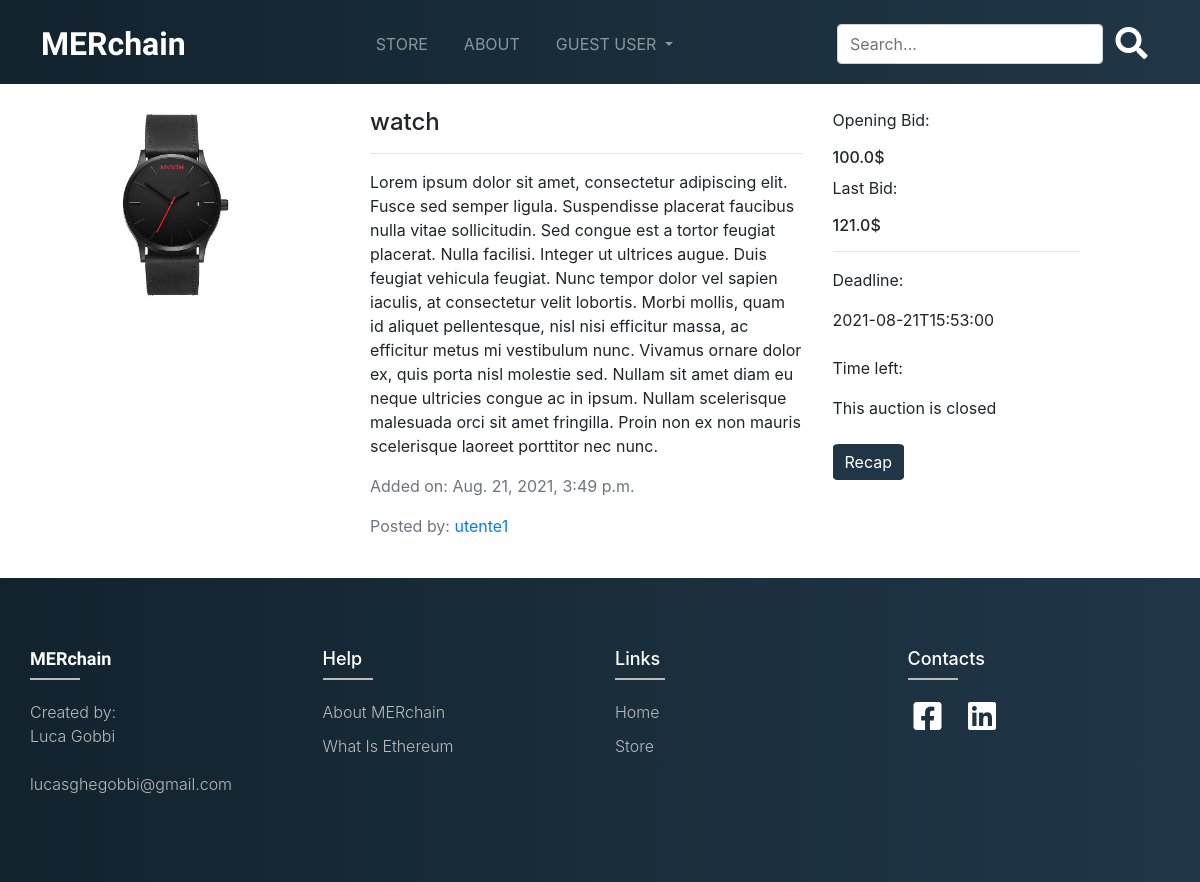
The app's page /product/36/ with its own data.
### store/models.py (models this page shows, shortened)
class Product(models.Model):
    user = models.ForeignKey(User, on_delete=models.CASCADE, default=None, related_name='user')
    name = models.CharField(max_length=200, null=True)
    price = models.FloatField(null=True, blank=True)
    lastBid = models.FloatField(default=0, blank=True)
    date_added = models.DateTimeField(auto_now_add=True)
    deadline = models.DateTimeField(auto_now_add=False, auto_now=False)
    description = models.CharField(max_length=5000, null=True)
    done = models.BooleanField(default=False)
    winner = models.ForeignKey(User, on_delete=models.CASCADE, related_name='winner', null=True, blank=True)
    image = models.ImageField(upload_to='product_imgs', default='default.png')
    hash = models.CharField(max_length=64, default=None, null=True)
    txId = models.CharField(max_length=66, default=None, null=True)

### store/views.py (the view)
# urls.py: path('product/<int:pk>/', v.product_view, name='product'),
def product_view(request, pk):
    product = get_object_or_404(Product, pk=pk)
    user = request.user
    form = BidForm(request.POST)
    if request.method == "POST":
        bid = request.POST.get('amount')
        if form.is_valid():
            form.save(commit=False)
            if not product.user == user:
                if product.lastBid == 0:
                    if float(bid) > product.price:
                        product.lastBid = bid
                        product.winner = user
                        product.save()
                        r.rpush(f"{product.name} - {product.user}", f"{date_time} - {product.winner} bids {product.lastBid}$")
                        messages.success(request, 'Your bid has been recorded!')
                        notify.send(request.user, recipient=product.user, verb=f'{request.user.username} has bid {bid}$ on your product: {product.name}', timestamp=now)
                    else:
                        messages.warning(request, 'You have to bid an higher amount than the opening bid!')
                else:
                    if float(bid) > product.lastBid:
                        product.lastBid = bid
                        product.winner = user
                        product.save()
                        r.rpush(f"{product.name} - {product.user}", f"{date_time} - {product.winner} bids {product.lastBid}$")
                        messages.success(request, 'Your bid has been recorded!')
                        notify.send(request.user, recipient=product.user, verb=f'{request.user.username} has bid {bid}$ on your product: {product.name}', timestamp=now)
                    else:
                        messages.warning(request, 'You have to bid an higher amount than the last bid recorded!')
            else:
                messages.warning(request, 'You cannot bid on your own products!')
    else:
        form = BidForm()
    context = {
        'product': product,
        'form': form,
        'notifications': notifications,
    }
    return render(request, 'store/product.html', context)

### store/forms.py
class BidForm(ModelForm):
    class Meta:
        model = Bid
        fields = ['amount']

### store/templates/store/product.html (shortened to what this page needs)
{% extends 'store/base.html' %}
{% load static %}
{% load crispy_forms_tags %}
{% block content %}
<div class="product-container">
    <div class="row my-4">
        <div class="col-lg-4">
            <img class="img-fluid" src="{{ product.image.url }}">
        </div>
        <div class="col-lg-5">
            <h4>{{ product.name }}</h4>
            <hr>
            <p>{{ product.description}}</p>
            <p class="text-muted">Added on: {{ product.date_added }}</p>
            <p class="text-muted">Posted by: <a href="{% url 'profile' id=product.user.id %}">{{ product.user }}</a></p>
        </div>
        <div class="col-lg-3">
            <p>Opening Bid:</p>
            <h6>{{ product.price }}$</h6>
            <p>Last Bid:</p>
            <h6>{{ product.lastBid }}$</h6>
            <hr>
            <p>Deadline: </p>
            <div id="event-box">{{ product.deadline|date:"c"}}</div><br>
            <p>Time left:</p>
            <div id="countdown-box" class="mt-3 p">
            </div>
            <br>
            {% if product.done %}
            <a href="{% url 'recap' pk=product.pk %}"><button type="button" class="btn btn-send" >
                Recap
            </button></a>
            {% else %}
            <button type="button" class="btn btn-send" data-toggle="modal" data-target="#exampleModalCenter">
                Make a Bid
            </button>
            {% endif %}
    </div>
</div>
</div>
{% endblock content %}

### store/templates/store/base.html (shortened to what this page needs)
{% load static %}
{% load notifications_tags %}
<html>
<head>
    <link rel="stylesheet" href="https://cdnjs.cloudflare.com/ajax/libs/font-awesome/5.15.3/css/all.min.css">
    <link rel="stylesheet" href="https://stackpath.bootstrapcdn.com/bootstrap/4.4.1/css/bootstrap.min.css">
    <link rel="stylesheet" type="text/css" href="{% static 'css/base.css' %}">
</head>
<body>
<nav class="navbar navbar-expand-lg navbar-dark bg-dark">
  <div class="container-fluid">
    <a class="navbar-brand" href="{% url 'homepage' %}"><h1>MERchain</span></h1></a>
    <div class="collapse navbar-collapse" id="navbarSupportedContent">
      <ul class="navbar-nav m-auto mb-2 mb-lg-0">
        <li class="nav-item">
          <a class="nav-link" aria-current="page" href="{% url 'store' %}">Store</a>
        </li>
        <li class="nav-item">
          <a class="nav-link" href="{% url 'about' %}">About</a>
        </li>
        {% if request.user.is_authenticated %}
        <li class="nav-item dropdown">
          <a class="nav-link dropdown-toggle" href="#" id="navbarDropdown" role="button" data-toggle="dropdown" aria-haspopup="true" aria-expanded="false">
            {{ request.user.username }}
          </a>
          <ul class="dropdown-menu" aria-labelledby="navbarDropdown">
            <li><a class="dropdown-item" href="{% url 'profile' id=request.user.id %}">Your profile</a></li>
            <li><a class="dropdown-item" href="{% url 'newproduct' %}">Sell your stuff</a></li>
            <li><hr class="dropdown-divider"></li>
            <li><a class="dropdown-item" href="{% url 'logout' %}">Logout</a></li>
          </ul>
        </li>
        <div class="dropdown">
        <button class="btn btn-notification" type="button" id="dropdownMenuButton" data-toggle="dropdown" aria-haspopup="true" aria-expanded="false">
        <i class="fas fa-bell fa-lg"></i>
        {% notifications_unread as unread_count %}
        {% if unread_count %}
            <span>{% live_notify_badge badge_class="badge" %}</span>
        {% endif %}
        </button>
        <div class="dropdown-menu text-center" aria-labelledby="dropdownMenuButton">
          {% for notice in notifications %}
          {% if notice.unread and notice.recipient == request.user %}
            <p>{{ notice.verb }}</p>
          {% endif %}
          {% endfor %}
          <a class="dropdown-item" href="{% url 'view_all' %}">View all</a>
        </div>
        </div>
        {% else %}
        <li class="nav-item dropdown">
          <a class="nav-link dropdown-toggle" href="#" id="navbarDropdown" role="button" data-toggle="dropdown" aria-expanded="false">
            guest user
          </a>
        {% endif %}
      </ul>
      <form class="d-flex" action="{% url 'search' %}">
        <input name="q" class="form-control mt-1 search" type="search" placeholder="Search..." aria-label="Search">
      <button class="btn" type="submit"><i class="fas fa-2x fa-search btn-search-icon"></i></button>
      </form>
    </div>
  </div>
</nav>
    {% block content %}
    {% endblock content %}
<footer class="footer">
  <div class="container">
    <div class="row justify-content-around">
      <div class="footer-col">
        <ul>
        <li><h4 class="font-weight-bold" id="claim">MERchain</h4></li>
        <li><p>Created by:<br>
        Luca Gobbi<br><br>
        lucasghegobbi@gmail.com</p></li>
        </ul>
      </div>
      <div class="footer-col">
        <h4>Help</h4>
        <ul>
          <li><a href="{% url 'about' %}">About MERchain</a></li>
          <li><a href="https://ethereum.org/en/">What is Ethereum</a></li>
        </ul>
      </div>
      <div class="footer-col">
        <h4>Links</h4>
        <ul>
          <li><a href="{% url 'homepage' %}">Home</a></li>
          <li><a href="{% url 'store' %}">Store</a></li>
        </ul>
      </div>
      <div class="footer-col">
        <h4>Contacts</h4>
        <div class="social-links">
          <a href="https://www.facebook.com/luca.gobbi.752"><i class="fab fa-2x fa-facebook-square"></i></a>
          <a href="https://it.linkedin.com/in/lucagobbi"><i class="fab  fa-2x fa-linkedin"></i></a>
      </div>
    </div>
  </div>
</footer>
</body>
</html>

### static/css/base.css (style rules this page uses)
* { padding: 0; margin: 0; box-sizing: 0; }
.navbar { background: linear-gradient(to right, #12232E, #203647)!important; }
.navbar-brand h1 { padding: 12px 10px 0px 10px; font-size: 2rem; color: white; font-family: 'Nothing You Could Do', cursive; }
.nav-link { margin-right: 10px; margin-left: 10px; text-transform: uppercase; }
.search { height: 40px; width: 80%; outline: none; }
.btn-search-icon { height: 30px; color: white; }
#claim { color: white; font-family: 'Nothing You Could Do', cursive; }
h1 { color: #1f3444; }
h1 { font-weight: 700; }
img { border-radius: 25px; }
.container { max-width: 1170px; margin: auto; }
ul { list-style: none; }
.footer { background: linear-gradient(to right, #12232E, #203647); padding: 70px 0; bottom: 0; width: 100%; }
.footer-col { width: 25%; padding: 0 15px; }
.footer-col h4 { font-size: 18px; color: #ffffff; text-transform: capitalize; margin-bottom: 30px; font-weight: 500; position: relative; }
.footer-col h4::before { content: ''; position: absolute; left: 0; bottom: -10px; background-color: #bbbbbb; height: 2px; box-sizing: border-box; width: 50px; }
.footer-col ul li:not(:last-child) { margin-bottom: 10px; }
.footer-col ul li a { font-size: 16px; text-transform: capitalize; text-decoration: none; font-weight: 300; color: #bbbbbb; display: block; transition: all 0.3s ease; }
.footer-col .social-links a { display: inline-block; height: 40px; width: 40px; margin: 0 10px 10px 0; text-align: center; line-height: 40px; color: #ffffff; transition: all 0.5s ease; }
.footer-col p { font-size: 16px; text-decoration: none; font-weight: 300; color: #bbbbbb; display: block; }
.btn { border-radius: 0; }
.btn-send { border: none; outline: none; background-color: #203647; color: white; border-radius: 8%; }
.product-container { width: 90%; display: flex; justify-content: center; }
input { padding: 10px; width: 100%; font-size: 17px; border: 1px solid #aaaaaa; }
.pagination.pagination-rounded-flat .page-item .page-link, a { border: none; border-radius: 50px; }

### records on screen
Product: image (picture), name "watch", description "Lorem ipsum dolor sit amet, consectetur adipiscing elit. Fusce sed semper ligula. Suspendisse placerat faucibus nulla vitae sollicitudin. Sed congue est a tortor feugiat placerat. Nulla facilisi. Integer ut ultrices augue. Duis feugiat vehicula feugiat. Nunc tempor dolor vel sapien iaculis, at consectetur velit lobortis. Morbi mollis, quam id aliquet pellentesque, nisl nisi efficitur massa, ac efficitur metus mi vestibulum nunc. Vivamus ornare dolor ex, quis porta nisl molestie sed. Nullam sit amet diam eu neque ultricies congue ac in ipsum. Nullam scelerisque malesuada orci sit amet fringilla. Proin non ex non mauris scelerisque laoreet porttitor nec nunc.", date_added "Aug. 21, 2021, 3:49 p.m.", user "utente1", price "100.0", lastBid "121.0", deadline "2021-08-21T15:53:00"
